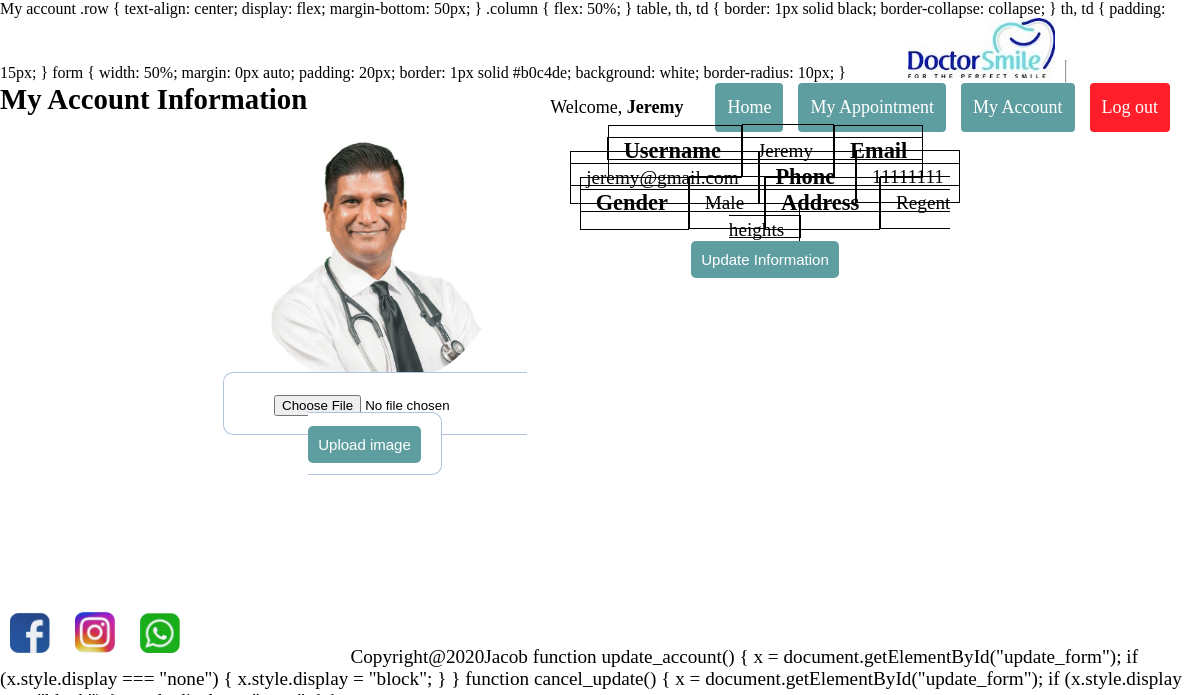
The app's page /account.php (signed in) with its own data.
### tables this page shows
CREATE TABLE IF NOT EXISTS `users` (
  `id` int(11) NOT NULL AUTO_INCREMENT,
  `username` varchar(255) NOT NULL,
  `email` varchar(255) NOT NULL,
  `password` varchar(255) NOT NULL,
  `type` varchar(20) DEFAULT 'patient',
  `address` varchar(255) DEFAULT NULL,
  `phone` varchar(22) DEFAULT NULL,
  `gender` varchar(8) NOT NULL DEFAULT 'Male',
  `profile_image` varchar(1) NOT NULL DEFAULT '0',
  PRIMARY KEY (`id`)
);

### account.php (the view, shortened to what this page needs)
<!DOCTYPE html>
<html lang="en">
<head>
    <link rel="stylesheet" type="text/css" href="basic.css">
</head>
<body>
    <?php
    include('server.php');
    include('header.php');
    ?>
    <h2 style="text-align: center;">My Account Information</h2>
    <br>
    <br>
    <div class="row">
        <div class="column" style="margin: 0 0 0 15%;">
            <?php if ($_SESSION["profile_image"] == '0') {
                echo "<img src='images/patient.png' style='width:250px'>";
            } else {
                echo "<img src='profile_images/" . $_SESSION["id"] . ".jpg' style='width:250px;border-radius: 50%'>";
            }
            ?>
            <form method="post" action="server.php" enctype='multipart/form-data'>
                <input type='file' name='file' style="margin-left:30px; margin-bottom:10px" />
                <input type='submit' class="btn" value='Upload image' name='upload_image'>
            </form>
        </div>
        <div class="column" style="margin: 0 20% 0 0;">
            <?php
            $user_id = $_SESSION["id"];
            $query = "SELECT * FROM users where id=$user_id;";
            $result = mysqli_query($db, $query);
            $row = mysqli_fetch_array($result)
            ?>
            <table>
                <tr>
                    <td>
                        <h3>Username</h3>
                    </td>
                    <td>
                        <?php echo $_SESSION['username']; ?>
                    </td>
                </tr>
                <tr>
                    <td>
                        <h3>Email</h3>
                    </td>
                    <td>
                        <?php echo $row['email']; ?>
                    </td>
                </tr>
                <tr>
                    <td>
                        <h3>Phone</h3>
                    </td>
                    <td>
                        <?php echo $row['phone']; ?>
                    </td>
                </tr>
                <tr>
                    <td>
                        <h3>Gender</h3>
                    </td>
                    <td>
                        <?php echo $row['gender']; ?>
                    </td>
                </tr>
                <tr>
                    <td>
                        <h3>Address</h3>
                    </td>
                    <td>
                        <?php echo $row['address']; ?>
                    </td>
                </tr>
            </table>
            <br>
            <button id="update_account" class="btn" onclick="update_account()">Update Information</button>
        </div>
    </div>
    <br>
    <br>
</body>
<?php include('footer.php'); ?>
<script>
    function update_account() {
        x = document.getElementById("update_form");
        if (x.style.display === "none") {
            x.style.display = "block";
        }
    }
    function cancel_update() {
        x = document.getElementById("update_form");
        if (x.style.display === "block") {
            x.style.display = "none";
        }
    }
</script>
</html>

### basic.css (style rules this page uses)
* { display: inline; }
body { font-size: 120%; }
form { width: 30%; margin: 0px auto; padding: 20px; border: 1px solid #b0c4de; background: white; border-radius: 0px 0px 10px 10px; }
.btn { padding: 10px; font-size: 15px; color: white; background: #5f9ea0; border: none; border-radius: 5px; text-decoration: none; }

### account.php (style rules this page uses)
.row { text-align: center; display: flex; margin-bottom: 50px; }
.column { flex: 50%; }
table, th, td { border: 1px solid black; border-collapse: collapse; }
th, td { padding: 15px; }
form { width: 50%; margin: 0px auto; padding: 20px; border: 1px solid #b0c4de; background: white; border-radius: 10px; }

### records on screen
users: email "jeremy@gmail.com", phone "11111111", gender "Male", address "Regent heights"

### other values on screen
$_SESSION['username'] "Jeremy"
